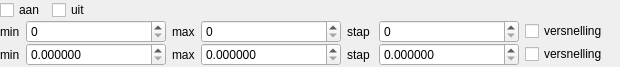
<?xml version="1.0" encoding="UTF-8"?>
<ui version="4.0">
 <class>AutoOptimizerOptionUI</class>
 <widget class="QWidget" name="AutoOptimizerOptionUI">
  <property name="geometry">
   <rect>
    <x>0</x>
    <y>0</y>
    <width>620</width>
    <height>67</height>
   </rect>
  </property>
  <property name="windowTitle">
   <string>Form</string>
  </property>
  <layout class="QVBoxLayout" name="verticalLayout">
   <property name="spacing">
    <number>0</number>
   </property>
   <property name="margin">
    <number>0</number>
   </property>
   <item>
    <widget class="QWidget" name="booleanWidget" native="true">
     <layout class="QHBoxLayout" name="horizontalLayout">
      <property name="margin">
       <number>0</number>
      </property>
      <item>
       <widget class="QCheckBox" name="booleanOnCheckBox">
        <property name="text">
         <string>aan</string>
        </property>
       </widget>
      </item>
      <item>
       <widget class="QCheckBox" name="booleanOffCheckBox">
        <property name="text">
         <string>uit</string>
        </property>
       </widget>
      </item>
      <item>
       <spacer name="horizontalSpacer_3">
        <property name="orientation">
         <enum>Qt::Horizontal</enum>
        </property>
        <property name="sizeHint" stdset="0">
         <size>
          <width>403</width>
          <height>20</height>
         </size>
        </property>
       </spacer>
      </item>
     </layout>
    </widget>
   </item>
   <item>
    <widget class="QWidget" name="integerWidget" native="true">
     <layout class="QHBoxLayout" name="horizontalLayout_2">
      <property name="margin">
       <number>0</number>
      </property>
      <item>
       <widget class="QLabel" name="integerMinLabel">
        <property name="text">
         <string>min</string>
        </property>
       </widget>
      </item>
      <item>
       <widget class="QSpinBox" name="integerMinSpinBox">
        <property name="minimumSize">
         <size>
          <width>140</width>
          <height>0</height>
         </size>
        </property>
        <property name="maximumSize">
         <size>
          <width>140</width>
          <height>16777215</height>
         </size>
        </property>
        <property name="minimum">
         <number>0</number>
        </property>
        <property name="maximum">
         <number>999999999</number>
        </property>
        <property name="value">
         <number>0</number>
        </property>
       </widget>
      </item>
      <item>
       <widget class="QLabel" name="integerMaxLabel">
        <property name="text">
         <string>max</string>
        </property>
       </widget>
      </item>
      <item>
       <widget class="QSpinBox" name="integerMaxSpinBox">
        <property name="minimumSize">
         <size>
          <width>140</width>
          <height>0</height>
         </size>
        </property>
        <property name="maximumSize">
         <size>
          <width>140</width>
          <height>16777215</height>
         </size>
        </property>
        <property name="minimum">
         <number>0</number>
        </property>
        <property name="maximum">
         <number>999999999</number>
        </property>
        <property name="value">
         <number>0</number>
        </property>
       </widget>
      </item>
      <item>
       <widget class="QLabel" name="integerStepSizeLabel">
        <property name="text">
         <string>stap </string>
        </property>
       </widget>
      </item>
      <item>
       <widget class="QSpinBox" name="integerStepSizeSpinBox">
        <property name="minimumSize">
         <size>
          <width>140</width>
          <height>0</height>
         </size>
        </property>
        <property name="maximumSize">
         <size>
          <width>140</width>
          <height>16777215</height>
         </size>
        </property>
        <property name="minimum">
         <number>0</number>
        </property>
        <property name="maximum">
         <number>999999999</number>
        </property>
        <property name="value">
         <number>0</number>
        </property>
       </widget>
      </item>
      <item>
       <widget class="QCheckBox" name="integerAccelerationCheckBox">
        <property name="text">
         <string>versnelling</string>
        </property>
       </widget>
      </item>
      <item>
       <spacer name="horizontalSpacer">
        <property name="orientation">
         <enum>Qt::Horizontal</enum>
        </property>
        <property name="sizeHint" stdset="0">
         <size>
          <width>40</width>
          <height>20</height>
         </size>
        </property>
       </spacer>
      </item>
     </layout>
    </widget>
   </item>
   <item>
    <widget class="QWidget" name="doubleWidget" native="true">
     <layout class="QHBoxLayout" name="horizontalLayout_7">
      <property name="margin">
       <number>0</number>
      </property>
      <item>
       <widget class="QLabel" name="doubleMinLabel">
        <property name="text">
         <string>min</string>
        </property>
       </widget>
      </item>
      <item>
       <widget class="QDoubleSpinBox" name="doubleMinDoubleSpinBox">
        <property name="minimumSize">
         <size>
          <width>140</width>
          <height>0</height>
         </size>
        </property>
        <property name="maximumSize">
         <size>
          <width>140</width>
          <height>16777215</height>
         </size>
        </property>
        <property name="decimals">
         <number>6</number>
        </property>
        <property name="maximum">
         <double>999999999.000000000000000</double>
        </property>
       </widget>
      </item>
      <item>
       <widget class="QLabel" name="doubleMaxLabel">
        <property name="text">
         <string>max</string>
        </property>
       </widget>
      </item>
      <item>
       <widget class="QDoubleSpinBox" name="doubleMaxDoubleSpinBox">
        <property name="minimumSize">
         <size>
          <width>140</width>
          <height>0</height>
         </size>
        </property>
        <property name="maximumSize">
         <size>
          <width>140</width>
          <height>16777215</height>
         </size>
        </property>
        <property name="decimals">
         <number>6</number>
        </property>
        <property name="maximum">
         <double>999999999.000000000000000</double>
        </property>
       </widget>
      </item>
      <item>
       <widget class="QLabel" name="doubleStepSizeLabel">
        <property name="text">
         <string>stap </string>
        </property>
       </widget>
      </item>
      <item>
       <widget class="QDoubleSpinBox" name="doubleStepSizeDoubleSpinBox">
        <property name="minimumSize">
         <size>
          <width>140</width>
          <height>0</height>
         </size>
        </property>
        <property name="maximumSize">
         <size>
          <width>140</width>
          <height>16777215</height>
         </size>
        </property>
        <property name="decimals">
         <number>6</number>
        </property>
        <property name="maximum">
         <double>999999999.000000000000000</double>
        </property>
       </widget>
      </item>
      <item>
       <widget class="QCheckBox" name="doubleAccelerationCheckBox">
        <property name="text">
         <string>versnelling</string>
        </property>
       </widget>
      </item>
      <item>
       <spacer name="horizontalSpacer_2">
        <property name="orientation">
         <enum>Qt::Horizontal</enum>
        </property>
        <property name="sizeHint" stdset="0">
         <size>
          <width>40</width>
          <height>20</height>
         </size>
        </property>
       </spacer>
      </item>
     </layout>
    </widget>
   </item>
   <item>
    <widget class="QWidget" name="integerTitleWidget" native="true">
     <layout class="QGridLayout" name="gridLayout">
      <property name="margin">
       <number>0</number>
      </property>
     </layout>
    </widget>
   </item>
  </layout>
 </widget>
 <resources/>
 <connections/>
</ui>
